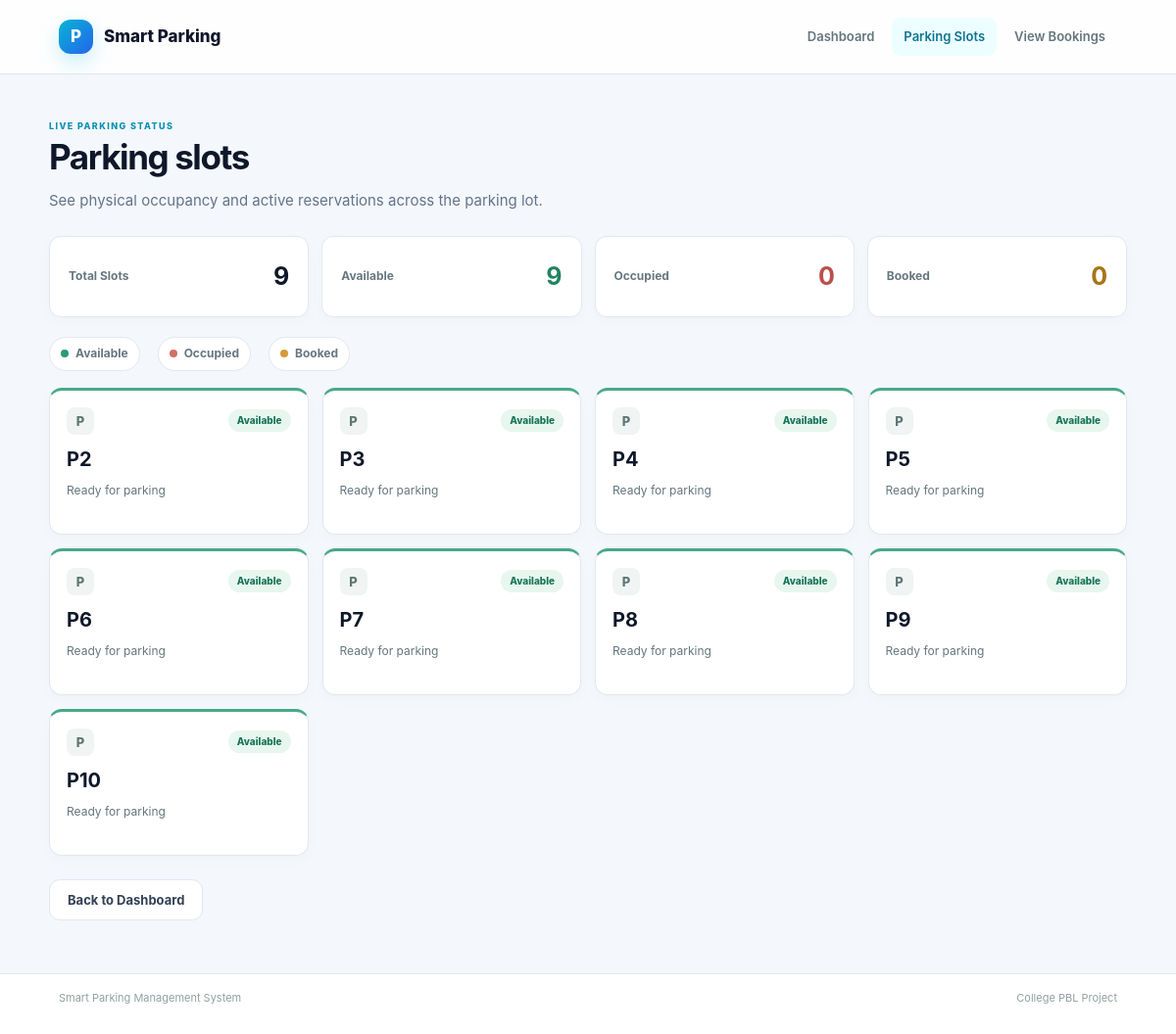
The app's page /slots (signed in) with its own data.
### tables this page shows
CREATE TABLE parking_slots (
                    id INTEGER PRIMARY KEY AUTOINCREMENT,
                    slot_id TEXT UNIQUE NOT NULL,
                    status TEXT NOT NULL DEFAULT 'Available'
                );

### backend/app.py (the view)
@app.route("/slots")
@admin_required
def show_slots():
    try:
        slots = database.get_slot_overview()
    except sqlite3.Error:
        app.logger.exception("Unable to load parking slot data")
        return render_template("500.html"), 500
    summary = {
        "total": len(slots),
        "available": sum(1 for slot in slots if slot["display_status"] == "available"),
        "occupied": sum(1 for slot in slots if slot["display_status"] == "occupied"),
        "booked": sum(1 for slot in slots if slot["display_status"] == "booked"),
    }
    return render_template("slots.html", slots=slots, summary=summary)

### backend/app.py (called while the page is built)
@app.context_processor
def provide_csrf_token():
    return {"csrf_token": csrf_token()}

### backend/auth.py (called while the page is built)
def csrf_token():
    token = session.get("csrf_token")
    if token is None:
        token = secrets.token_urlsafe(32)
        session["csrf_token"] = token
    return token

def _session_user():
    user_id = session.get("user_id")
    if user_id is None:
        return None
    user = database.get_user_by_id(user_id)
    if user is None or not user.get("is_active", 1):
        session.clear()
        return None
    return user

def admin_required(view_function):
    @wraps(view_function)
    def wrapped_view(*args, **kwargs):
        user = _session_user()
        if user is None:
            return redirect(url_for("login", portal="admin"))
        if user["role"] != "admin":
            abort(403)
        g.current_user = user
        return view_function(*args, **kwargs)
    return wrapped_view

### backend/database.py (called while the page is built)
def get_connection():
    os.makedirs(os.path.dirname(os.path.abspath(DATABASE_PATH)), exist_ok=True)
    connection = sqlite3.connect(DATABASE_PATH)
    connection.row_factory = sqlite3.Row
    return connection

def get_user_by_id(user_id):
    users = _rows_as_dicts(
        "SELECT * FROM users WHERE id = ? LIMIT 1",
        (user_id,),
    )
    return users[0] if users else None

def _rows_as_dicts(query, parameters=()):
    with closing(get_connection()) as connection:
        rows = connection.execute(query, parameters).fetchall()
        return [dict(row) for row in rows]

### frontend/templates/slots.html (shortened to what this page needs)
<!DOCTYPE html>
<html lang="en">
<head>
    <link rel="stylesheet" href="{{ url_for('static', filename='style.css') }}">
</head>
<body>
    <header class="site-header">
        <a class="brand" href="{{ url_for('dashboard') }}"><span class="brand-mark">P</span> Smart Parking</a>
        <nav class="main-nav" aria-label="Main navigation">
            <a href="{{ url_for('dashboard') }}">Dashboard</a>
            <a class="active" href="{{ url_for('show_slots') }}">Parking Slots</a>
            <a href="{{ url_for('bookings') }}">View Bookings</a>
        </nav>
    </header>
    <main class="page-shell">
        <section class="page-intro">
            <p class="eyebrow">LIVE PARKING STATUS</p>
            <h1>Parking slots</h1>
            <p>See physical occupancy and active reservations across the parking lot.</p>
        </section>
        <section class="slot-summary" aria-label="Parking slot summary">
            <article><span>Total Slots</span><strong>{{ summary.total }}</strong></article>
            <article class="summary-available"><span>Available</span><strong>{{ summary.available }}</strong></article>
            <article class="summary-occupied"><span>Occupied</span><strong>{{ summary.occupied }}</strong></article>
            <article class="summary-booked"><span>Booked</span><strong>{{ summary.booked }}</strong></article>
        </section>
        <div class="slot-legend" aria-label="Slot status legend">
            <span><i class="legend-dot dot-available"></i> Available</span>
            <span><i class="legend-dot dot-occupied"></i> Occupied</span>
            <span><i class="legend-dot dot-booked"></i> Booked</span>
        </div>
        <section class="slot-grid" aria-label="Parking slot layout">
            {% for slot in slots %}
            <article class="slot-card {{ slot.display_status }}">
                <div class="slot-card-top">
                    <span class="slot-symbol" aria-hidden="true">P</span>
                    <span class="slot-status {{ slot.display_status }}">{{ slot.display_status|capitalize }}</span>
                </div>
                <h2>{{ slot.slot_id }}</h2>
                {% if slot.display_status == 'occupied' and slot.vehicle_number %}
                <p class="slot-detail">Vehicle: <strong>{{ slot.vehicle_number }}</strong></p>
                {% elif slot.display_status == 'booked' %}
                <p class="slot-detail">Reserved for: <strong>{{ slot.booking_vehicle_number }}</strong></p>
                {% if slot.booking_time %}<p class="slot-subdetail">Booking time: {{ slot.booking_time }}</p>{% endif %}
                {% else %}
                <p class="slot-detail muted">Ready for parking</p>
                {% endif %}
            </article>
            {% endfor %}
        </section>
        <div class="action-row page-actions">
            <a class="button button-light" href="{{ url_for('dashboard') }}">Back to Dashboard</a>
        </div>
    </main>
    <footer class="site-footer"><span>Smart Parking Management System</span><span>College PBL Project</span></footer>
</body>
</html>

### records on screen
parking_slots: display_status "Available", slot_id "P2"
parking_slots: display_status "Available", slot_id "P3"
parking_slots: display_status "Available", slot_id "P4"
parking_slots: display_status "Available", slot_id "P5"
parking_slots: display_status "Available", slot_id "P6"
parking_slots: display_status "Available", slot_id "P7"
parking_slots: display_status "Available", slot_id "P8"
parking_slots: display_status "Available", slot_id "P9"
parking_slots: display_status "Available", slot_id "P10"

### other values on screen
{{ summary.total }} "9"
{{ summary.available }} "9"
{{ summary.occupied }} "0"
{{ summary.booked }} "0"
